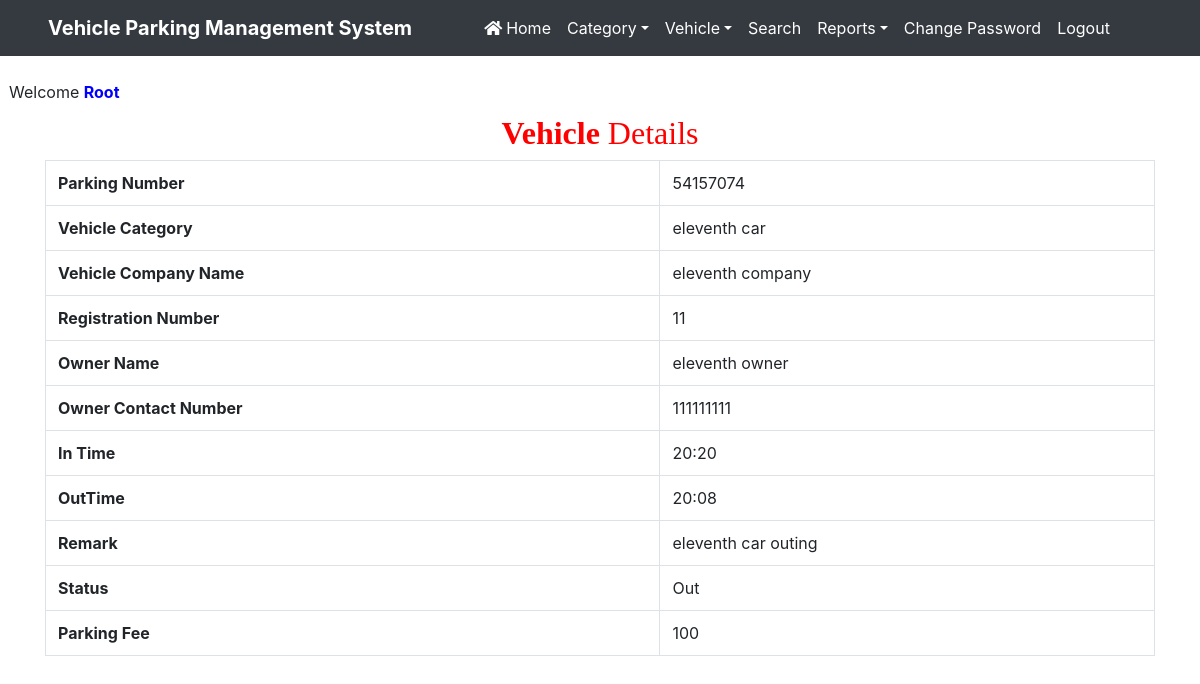
Page /view_outgoingdetail/1 (signed in) on the committed database.
### vehicle/models.py (models this page shows, shortened)
class Vehicle(models.Model):
    parkingnumber = models.CharField(max_length=20)
    category = models.ForeignKey(Category, on_delete=models.CASCADE)
    vehiclecompany = models.CharField(max_length=50)
    regno = models.CharField(max_length=10)
    ownername = models.CharField(max_length=50)
    ownercontact = models.CharField(max_length=15)
    pdate = models.DateField()
    intime = models.CharField(max_length=50)
    outtime = models.CharField(max_length=50)
    parkingcharge = models.CharField(max_length=50)
    remark = models.CharField(max_length=500)
    status = models.CharField(max_length=20)

class Category(models.Model):
    categoryname = models.CharField(max_length=50)
    def __str__(self):
        return self.categoryname

### vehicle/views.py (the view)
# urls.py: path('view_outgoingdetail/<int:pid>',view_outgoingdetail,name='view_outgoingdetail'),
def view_outgoingdetail(request,pid):
    if not request.user.is_authenticated:
        return redirect('admin_login')
    vehicle = Vehicle.objects.get(id=pid)
    d = {'vehicle': vehicle}
    return render(request,'view_outgoingdetail.html', d)

### vehicle/templates/view_outgoingdetail.html (shortened to what this page needs)
{% load static %}
<html>
<head>
{% include 'headeradmin.html' %}
  <link rel = stylesheet href="https://cdn.datatables.net/1.10.20/css/jquery.dataTables.min.css">
<link rel = stylesheet href="https://cdn.datatables.net/buttons/1.6.1/css/buttons.dataTables.min.css">
</head>
<body>
{% include 'nav2admin.html' %}
<br> &nbsp;&nbsp;Welcome <b style = 'text-transform : capitalize ; color : blue'>{{request.user.username}}</b>
<div class="container" style = "margin-top:10px">
<h2 class="text-center" style = "font-family : Monotype Corsiva ; color : red"> <strong>Vehicle</strong>  Details</h2>
 <table border="1" class="table table-bordered">
                                            <tr>
    <th>Parking Number</th>
    <td>{{vehicle.parkingnumber}}</td>
  </tr>
   <tr>
    <th>Vehicle Category</th>
    <td>{{vehicle.category}}</td>
  </tr>
  <tr>
    <th>Vehicle Company Name</th>
    <td>{{vehicle.vehiclecompany}}</td>
  </tr>
  <tr>
    <th>Registration Number</th>
    <td>{{vehicle.regno}}</td>
  </tr>
  <tr>
    <th>Owner Name</th>
    <td>{{vehicle.ownername}}</td>
  </tr>
  <tr>
    <th>Owner Contact Number</th>
    <td>{{vehicle.ownercontact}}</td>
  </tr>
  <tr>
    <th>In Time</th>
    <td>{{vehicle.intime}}</td>
  </tr>
  <tr>
      <tr>
    <th>OutTime</th>
    <td>{{vehicle.outtime}}</td>
  </tr>
      <tr>
    <th>Remark</th>
    <td>{{vehicle.remark}}</td>
    </tr>
    <th>Status</th>
    <td>{{vehicle.status}}</td>
  </tr>
    <tr>
    <th>Parking Fee</th>
    <td>{{vehicle.parkingcharge}}</td>
  </tr>
</table>
</div>
</body>
</html>

### vehicle/static/css/mystyle.css (style rules this page uses)
html { scroll-behavior:smooth; }

### rows in the picture
Vehicle: parkingnumber "54157074", category "eleventh car", vehiclecompany "eleventh company", regno "11", ownername "eleventh owner", ownercontact "111111111", intime "20:20", outtime "20:08", remark "eleventh car outing", status "Out", parkingcharge "100"

### other values in the picture
{{ request.user.username }} "Root"
